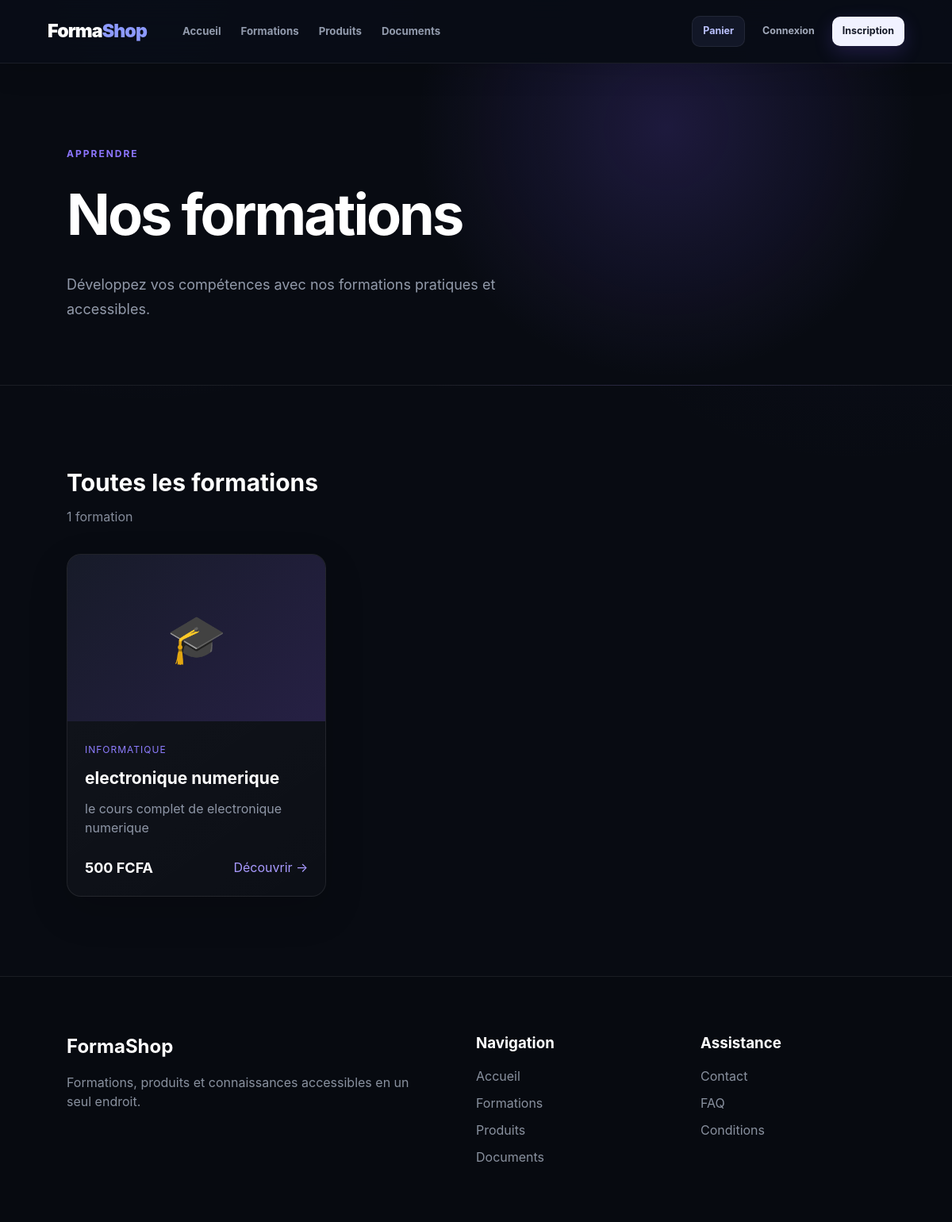
Page /courses/ on the committed database.
### courses/models.py (models this page shows, shortened)
class Course(models.Model):
    category = models.ForeignKey(
        Category,
        on_delete=models.CASCADE,
        related_name="courses"
    )
    title = models.CharField(max_length=200)
    slug = models.SlugField(unique=True)
    description = models.TextField()
    price = models.DecimalField(
        max_digits=10,
        decimal_places=2
    )
    image = models.ImageField(
        upload_to="courses/",
        blank=True,
        null=True
    )
    instructor = models.ForeignKey(
        User,
        on_delete=models.CASCADE,
        related_name="courses"
    )
    is_published = models.BooleanField(default=True)
    created_at = models.DateTimeField(auto_now_add=True)

class Category(models.Model):
    name = models.CharField(max_length=100)
    slug = models.SlugField(unique=True)

### courses/views.py (the view)
# urls.py: path("", views.course_list, name="course_list"),
def course_list(request):
    courses = Course.objects.filter(
        is_published=True
    ).order_by("-created_at")
    return render(
        request,
        "courses/list.html",
        {"courses": courses}
    )

### config/template/courses/list.html (shortened to what this page needs)
{% extends "base.html" %}
{% block content %}
<section class="listing-hero">
    <div>
        <span class="section-label">APPRENDRE</span>
        <h1>Nos formations</h1>
        <p>
            Développez vos compétences avec nos formations
            pratiques et accessibles.
        </p>
    </div>
</section>
<section class="section">
    <div class="listing-header">
        <div>
            <h2>Toutes les formations</h2>
            <span>
                {{ courses|length }} formation{{ courses|length|pluralize }}
            </span>
        </div>
    </div>
    <div class="cards">
        {% for course in courses %}
        <article class="course-card">
            {% if course.image %}
                <img
                    src="{{ course.image.url }}"
                    alt="{{ course.title }}"
                >
            {% else %}
                <div class="placeholder-image">
                    🎓
                </div>
            {% endif %}
            <div class="card-content">
                <span class="category">
                    {{ course.category.name }}
                </span>
                <h3>
                    {{ course.title }}
                </h3>
                <p>
                    {{ course.description|truncatewords:20 }}
                </p>
                <div class="card-bottom">
                    <strong>
                        {{ course.price|floatformat:0 }} FCFA
                    </strong>
                    <a
                        href="{% url 'course_detail' course.slug %}"
                    >
                        Découvrir →
                    </a>
                </div>
            </div>
        </article>
        {% endfor %}
    </div>
</section>
{% endblock %}

### config/static/css/style.css (style rules this page uses)
* { margin: 0; padding: 0; box-sizing: border-box; }
html { scroll-behavior: smooth; }
body { font-family: Inter, -apple-system, BlinkMacSystemFont, "Segoe UI", Arial, Helvetica, sans-serif; background: radial-gradient( circle at 15% 0%, rgba(124, 92, 255, 0.07), transparent 28% ), radial-gradient( circle at 90% 10%, rgba(92, 70, 220, 0.05), transparent 25% ), #080b12; color: #ffffff; min-height: 100vh; line-height: 1.5; -webkit-font-smoothing: antialiased; text-rendering: optimizeLegibility; }
a { color: inherit; text-decoration: none; }
.section { padding: 100px 7%; }
.section-label { color: #8d76ff; font-size: 12px; letter-spacing: 2px; font-weight: bold; text-transform: uppercase; }
.cards { display: grid; grid-template-columns: repeat(3, minmax(0, 1fr)); gap: 25px; }
.course-card, .product-card { overflow: hidden; border-radius: 18px; background: linear-gradient( 145deg, rgba(255, 255, 255, 0.045), rgba(255, 255, 255, 0.018) ); border: 1px solid rgba(255, 255, 255, 0.08); box-shadow: 0 18px 50px rgba(0, 0, 0, 0.16); transition: transform 0.3s ease, border-color 0.3s ease, box-shadow 0.3s ease; }
.placeholder-image { height: 210px; display: flex; align-items: center; justify-content: center; font-size: 60px; background: linear-gradient( 135deg, #171b29, #262044 ); }
.card-content { padding: 22px; }
.category { color: #8e7dff; font-size: 12px; text-transform: uppercase; letter-spacing: 1px; }
.card-content h3 { margin-top: 10px; font-size: 21px; }
.card-content p { color: #8e96a6; margin-top: 10px; line-height: 1.5; }
.card-bottom { margin-top: 25px; display: flex; justify-content: space-between; align-items: center; }
.card-bottom strong { font-size: 18px; }
.card-bottom a { color: #a99aff; }
.listing-hero { padding: 100px 7% 80px; background: radial-gradient( circle at 70% 20%, rgba(124, 92, 255, 0.18), transparent 35% ), #080b12; border-bottom: 1px solid rgba(255, 255, 255, 0.08); }
.listing-hero h1 { margin-top: 12px; font-size: clamp(45px, 6vw, 75px); letter-spacing: -3px; }
.listing-hero p { max-width: 600px; margin-top: 20px; color: #929aaa; font-size: 18px; line-height: 1.7; }
.listing-header { margin-bottom: 35px; display: flex; justify-content: space-between; align-items: end; }
.listing-header h2 { font-size: 30px; }
.listing-header span { display: block; margin-top: 8px; color: #858c9b; }

### rows in the picture
Course: category.name "INFORMATIQUE", title "electronique numerique", description "le cours complet de electronique numerique", price "500"

### other values in the picture
{{ courses|length }} "1"
